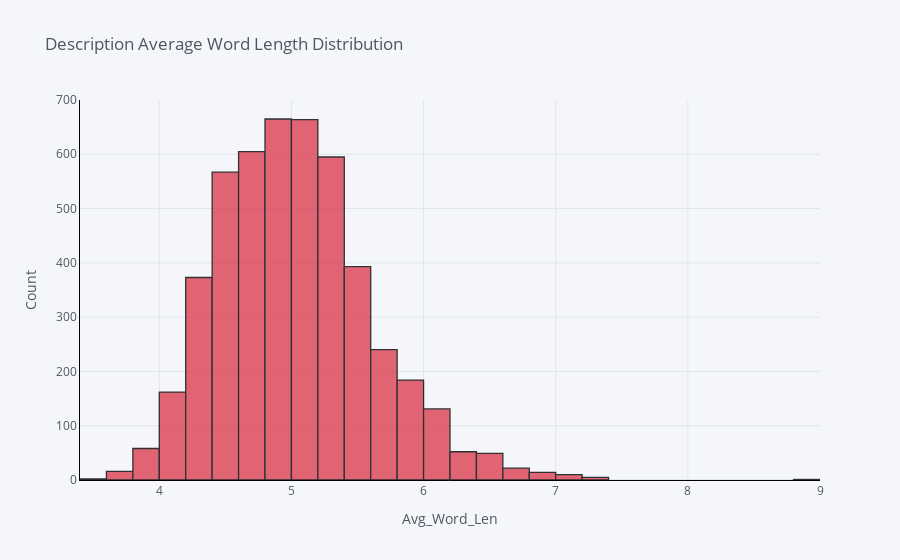

The code cell stored with this chart in its notebook:
### Code cell
df['avg_word_len'].iplot(kind='hist',colors='red',bins=50,xTitle='Avg_Word_Len',yTitle='Count',linecolor='black',title='Description Average Word Length Distribution')

### Figure 1 — Plotly figure (JSON) as saved in the notebook; plotly's stock layout.template omitted (floating-point values rounded to 4 significant figures; data arrays with more than 128 entries replaced by an {"elided": "..."} marker saying what was removed)
{"data": [{"histfunc": "count", "histnorm": "", "marker": {"color": "rgba(219, 64, 82, 1.0)", "line": {"color": "#000000", "width": 1.3}}, "name": "avg_word_len", "nbinsx": 50, "opacity": 0.8, "orientation": "v", "type": "histogram", "x": {"elided": "4808 float values"}}], "layout": {"barmode": "overlay", "legend": {"bgcolor": "#F5F6F9", "font": {"color": "#4D5663"}}, "paper_bgcolor": "#F5F6F9", "plot_bgcolor": "#F5F6F9", "title": {"font": {"color": "#4D5663"}, "text": "Description Average Word Length Distribution"}, "xaxis": {"gridcolor": "#E1E5ED", "linecolor": "black", "showgrid": true, "tickfont": {"color": "#4D5663"}, "title": {"font": {"color": "#4D5663"}, "text": "Avg_Word_Len"}, "zerolinecolor": "#E1E5ED"}, "yaxis": {"gridcolor": "#E1E5ED", "linecolor": "black", "showgrid": true, "tickfont": {"color": "#4D5663"}, "title": {"font": {"color": "#4D5663"}, "text": "Count"}, "zerolinecolor": "#E1E5ED"}}}
